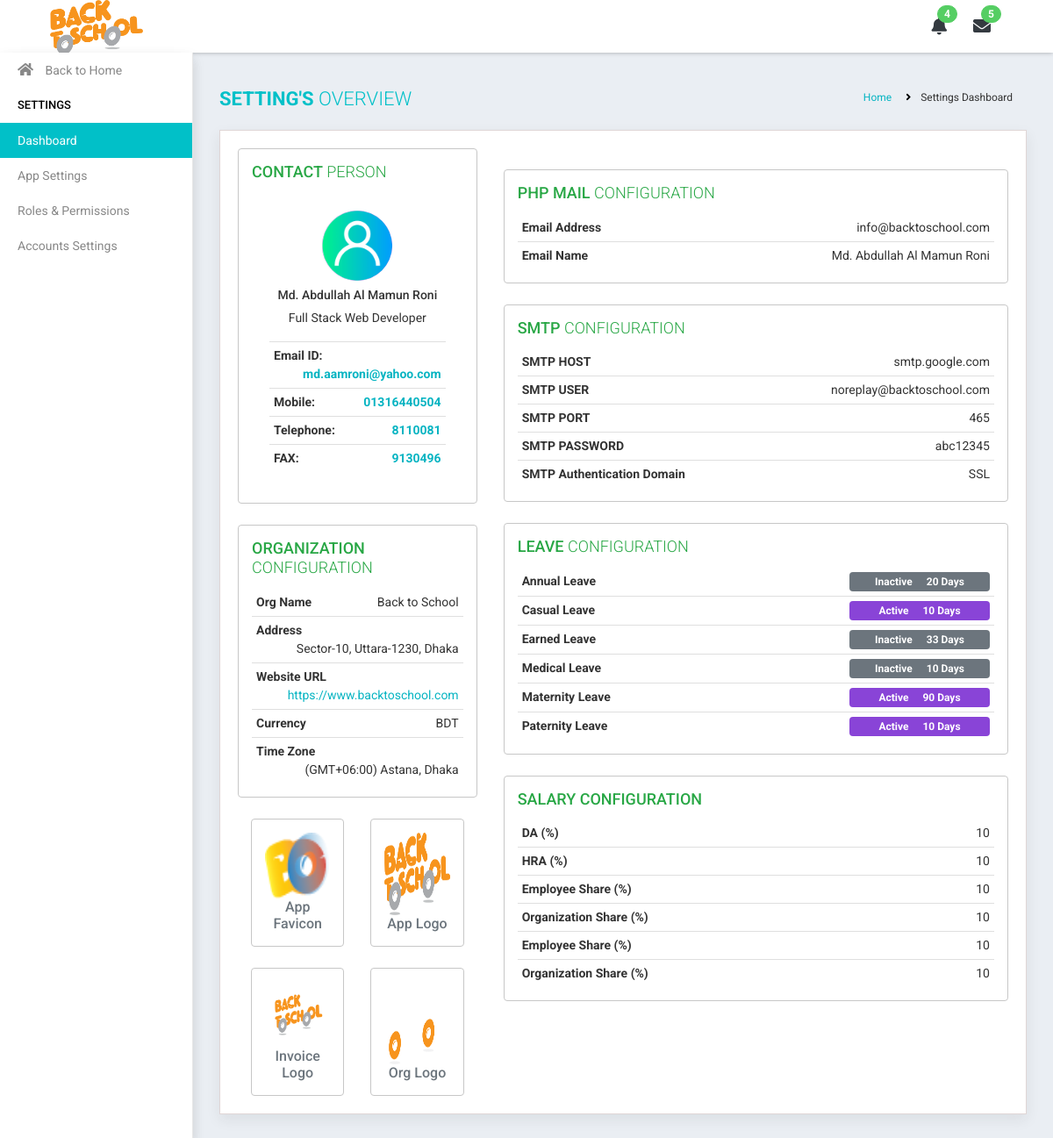
Before: /settings-dashboard.php with the older database file.
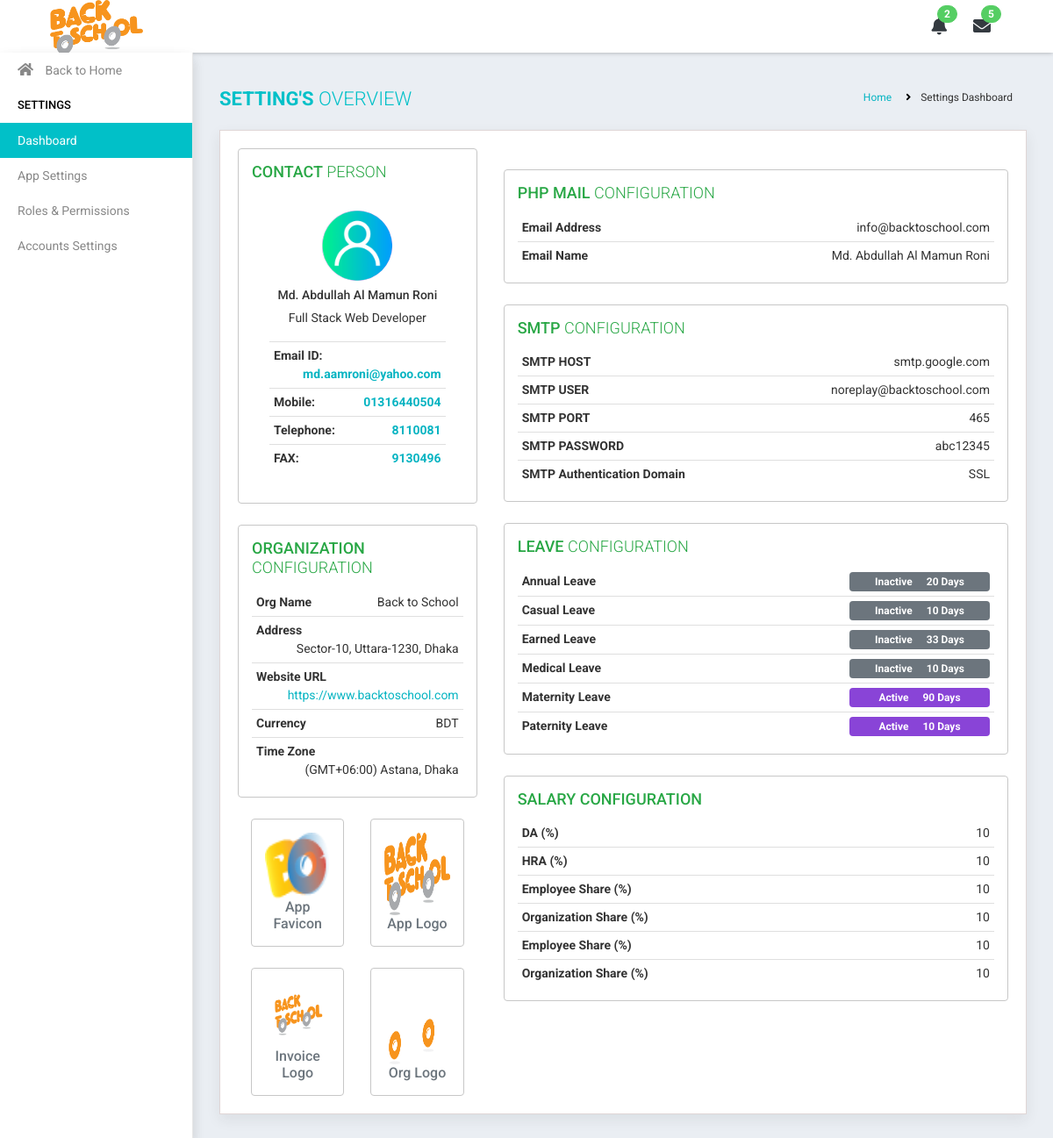
After: the same page with the newer database file.
### tables this page shows
CREATE TABLE `ems_icons` (
  `id` int(11) NOT NULL COMMENT 'ICONS ID',
  `app_favicon` text DEFAULT NULL,
  `app_logo` text DEFAULT NULL,
  `invoice_logo` text DEFAULT NULL,
  `org_logo` text DEFAULT NULL,
  `created_at` datetime DEFAULT NULL,
  `updated_at` datetime DEFAULT NULL
);

CREATE TABLE `ems_contact_config` (
  `id` int(11) NOT NULL COMMENT 'CONTACT CONFIG ID',
  `image` text NOT NULL,
  `full_name` varchar(128) NOT NULL,
  `designation` varchar(64) NOT NULL,
  `email` varchar(64) NOT NULL,
  `fax` varchar(32) DEFAULT NULL,
  `phone` varchar(32) NOT NULL,
  `telephone` varchar(32) DEFAULT NULL,
  `created_at` datetime DEFAULT NULL,
  `updated_at` datetime DEFAULT NULL
);

CREATE TABLE `ems_org_config` (
  `id` int(11) NOT NULL COMMENT 'ORG CONFIG ID',
  `organization_name` varchar(128) NOT NULL,
  `website_url` varchar(128) NOT NULL,
  `currency` enum('BDT','USD','EURO') NOT NULL,
  `timezone` int(11) NOT NULL,
  `org_address` varchar(256) NOT NULL,
  `created_at` datetime DEFAULT NULL,
  `updated_at` datetime DEFAULT NULL
);

CREATE TABLE `ems_timezone` (
  `id` int(11) NOT NULL,
  `name` varchar(128) NOT NULL,
  `details` varchar(256) NOT NULL,
  `created_at` datetime DEFAULT NULL,
  `updated_at` datetime DEFAULT NULL
);

CREATE TABLE `php_mail_setting` (
  `id` int(11) NOT NULL,
  `ems_php_mail_from` varchar(128) NOT NULL,
  `ems_php_mail_name` varchar(128) NOT NULL,
  `created_at` datetime DEFAULT NULL,
  `updated_at` datetime DEFAULT NULL
);

CREATE TABLE `smtp_setting` (
  `id` int(11) NOT NULL COMMENT 'SMTP ID',
  `ems_smtp_host` varchar(128) NOT NULL,
  `ems_smtp_user` varchar(128) NOT NULL,
  `ems_smtp_pass` varchar(128) NOT NULL,
  `ems_smtp_port` varchar(32) NOT NULL,
  `ems_smtp_auth_domain` varchar(256) NOT NULL,
  `created_at` datetime DEFAULT NULL,
  `updated_at` datetime DEFAULT NULL
);

CREATE TABLE `ems_leave_config` (
  `id` int(11) NOT NULL COMMENT 'LEAVE CONFIG ID',
  `type` enum('Annual Leave','Casual Leave','Earned Leave','Festival Holidays','Medical Leave','Maternity Leave','Paternity Leave','Study Leave') NOT NULL,
  `days` int(2) NOT NULL,
  `status` enum('Active','Inactive') NOT NULL,
  `created_at` datetime DEFAULT NULL,
  `updated_at` datetime DEFAULT NULL
);

CREATE TABLE `salary_setting` (
  `id` int(11) NOT NULL COMMENT 'SALARY ID',
  `ems_da` double DEFAULT NULL,
  `ems_hra` double DEFAULT NULL,
  `ems_pf_ees_share` double DEFAULT NULL,
  `ems_pf_org_share` double DEFAULT NULL,
  `ems_esi_ees_share` double DEFAULT NULL,
  `ems_esi_org_share` double DEFAULT NULL,
  `created_at` datetime DEFAULT NULL,
  `updated_at` datetime DEFAULT NULL
);

### resource/view/content/settings-dashboard.php (the view, shortened to what the rows shown need)
<?php
$eloquent = new Eloquent;
$columnName = "*";
$tableName = "ems_contact_config";
$fetchContactConfig = $eloquent->selectData($columnName, $tableName);
$columnName = "*";
$tableName = "ems_org_config";
$fetchOrgConfig = $eloquent->selectData($columnName, $tableName);
$columnName = $tableName = $whereValue = null;
$columnName = "*";
$tableName = "ems_timezone";
$whereValue["id"] = $fetchOrgConfig[0]['timezone'];
$fetchTimeZone = $eloquent->selectData($columnName, $tableName, @$whereValue);
$columnName = "*";
$tableName = "ems_icons";
$fetchLogoConfig = $eloquent->selectData($columnName, $tableName);
$columnName = "*";
$tableName = "php_mail_setting";
$fetchPHPMailsettings = $eloquent->selectData($columnName, $tableName);
$columnName = "*";
$tableName = "smtp_setting";
$fetchSMTPsettings = $eloquent->selectData($columnName, $tableName);
$columnName = "*";
$tableName = "ems_leave_config";
$fetchLeaveConfig = $eloquent->selectData($columnName, $tableName);
$columnName = "*";
$tableName = "salary_setting";
$salaryResult = $eloquent->selectData($columnName, $tableName);
?>
<div class="page-wrapper">
	<div class="content container-fluid">
		<div class="content-page">
			<div class="row">
				<div class="col-lg-12 col-md-12 col-sm-12 col-12">
					<div class="aboutprofile-sidebar">
						<div class="row">
							<div class="col-lg-4 col-md-12 col-sm-12 col-12">
								<div class="aboutprofile">
									<div class="card">
										<div class="card-body">
											<div class="row">
												<div class="col-lg-12 col-md-12 col-sm-12 col-12">
													<div class="profile-img">
														<img class="avatar" src="
														<?php echo $GLOBALS['ADMIN_IMAGE_DIRECTORY'].$fetchContactConfig[0]['image'] ?>
														" alt="">
													</div>
													<div class="aboutprofile-name">
														<h5 class="text-center mt-2">
															<?php echo $fetchContactConfig[0]['full_name'] ?>
														</h5>
														<p class="text-center">
															<?php echo $fetchContactConfig[0]['designation'] ?>
														</p>
													</div>
													<ul class="list-group list-group-flush font-weight-bold">
														<li class="list-group-item"> Email ID:
															<a href="mailto:" class="float-right">
																<?php echo $fetchContactConfig[0]['email'] ?>
															</a>
														</li>
														<li class="list-group-item"> Mobile:
															<a href="tel:" class="float-right">
																<?php echo $fetchContactConfig[0]['phone'] ?>
															</a>
														</li>
														<li class="list-group-item"> Telephone:
															<a href="tel:" class="float-right">
																<?php echo $fetchContactConfig[0]['telephone'] ?>
															</a>
														</li>
														<li class="list-group-item"> FAX:
															<a href="fax:" class="float-right">
																<?php echo $fetchContactConfig[0]['fax'] ?>
															</a>
														</li>
													</ul>
												</div>
											</div>
										</div>
									</div>
								</div>
								<div class="aboutme-profile mt-4">
									<div class="card">
										<div class="card-body">
											<ul class="list-group list-group-flush">
												<li class="list-group-item">
													<b> Org Name </b>
													<span class="float-right"> <?php echo $fetchOrgConfig[0]['organization_name'] ?> </span>
												</li>
												<li class="list-group-item">
													<b> Address </b>
													<span class="float-right"> <?php echo $fetchOrgConfig[0]['org_address'] ?> </span>
												</li>
												<li class="list-group-item">
													<span class="float-right">
														<a href="<?php echo $fetchOrgConfig[0]['website_url'] ?>" target="_blank">
															<?php echo $fetchOrgConfig[0]['website_url'] ?>
														</a>
													</span>
												</li>
												<li class="list-group-item">
													<b> Currency </b>
													<span class="float-right"> <?php echo $fetchOrgConfig[0]['currency'] ?> </span>
												</li>
												<li class="list-group-item">
													<b> Time Zone </b>
													<span class="float-right"> <?php echo $fetchTimeZone[0]['details'] ?> </span>
												</li>
											</ul>
										</div>
									</div>
								</div>
								<div class="aboutme-profile">
									<div class="container">
										<div class="row mt-4">
											<div class="col-md-6">
												<div class="card" style="height:146px;">
													<img src="<?php echo $GLOBALS['APP_LOGO_IMAGES_DIRECTORY'] . $fetchLogoConfig[0]['app_favicon'] ?>" class="card-img-top" alt="" style="height:96px;">
													<div class="card-body text-center">
														<h5 class="card-title text-secondary"> App Favicon </h5>
													</div>
												</div>
											</div>
											<div class="col-md-6">
												<div class="card" style="height:146px;">
													<img src="<?php echo $GLOBALS['APP_LOGO_IMAGES_DIRECTORY'] . $fetchLogoConfig[0]['app_logo'] ?>"" class="card-img-top" alt="" style="height:96px;">
													<div class="card-body text-center">
														<h5 class="card-title text-secondary"> App Logo </h5>
													</div>
												</div>
											</div>
										</div>
										<div class="row mt-4">
											<div class="col-md-6">
												<div class="card" style="height:146px;">
													<img src="<?php echo $GLOBALS['APP_LOGO_IMAGES_DIRECTORY'] . $fetchLogoConfig[0]['invoice_logo'] ?>"" class="card-img-top" alt="" style="height:96px;">
													<div class="card-body text-center">
														<h5 class="card-title text-secondary"> Invoice Logo </h5>
													</div>
												</div>
											</div>
											<div class="col-md-6">
												<div class="card" style="height:146px;">
													<img src="<?php echo $GLOBALS['APP_LOGO_IMAGES_DIRECTORY'] . $fetchLogoConfig[0]['org_logo'] ?>"" class="card-img-top" alt="" style="height:96px;">
													<div class="card-body text-center">
														<h5 class="card-title text-secondary"> Org Logo </h5>
													</div>
												</div>
											</div>
										</div>
									</div>
								</div>
							</div>
							<div class="col-lg-8 col-md-12 col-sm-12 col-12">
								<div class="aboutme-profile mt-4">
									<div class="card">
										<div class="card-body">
											<ul class="list-group list-group-flush">
												<li class="list-group-item">
													<b>Email Address</b> <span class="float-right"><?php echo $fetchPHPMailsettings[0]['ems_php_mail_from']; ?></span>
												</li>
												<li class="list-group-item">
													<b>Email Name</b> <span class="float-right"><?php echo $fetchPHPMailsettings[0]['ems_php_mail_name']; ?></span>
												</li>
											</ul>
										</div>
									</div>
								</div>
								<div class="aboutme-profile mt-4">
									<div class="card">
										<div class="card-body">
											<ul class="list-group list-group-flush">
												<li class="list-group-item"><b>SMTP HOST</b>
													<span class="float-right"> <?php echo $fetchSMTPsettings[0]['ems_smtp_host'] ;?> </span>
												</li>
												<li class="list-group-item"><b>SMTP USER</b>
													<span class="float-right"> <?php echo $fetchSMTPsettings[0]['ems_smtp_user'] ;?> </span>
												</li>
												<li class="list-group-item"><b>SMTP PORT</b>
													<span class="float-right"> <?php echo $fetchSMTPsettings[0]['ems_smtp_port'] ;?> </span>
												</li>
												<li class="list-group-item"><b>SMTP PASSWORD</b>
													<span class="float-right"> <?php echo $fetchSMTPsettings[0]['ems_smtp_pass'] ;?> </span>
												</li>
												<li class="list-group-item"><b>SMTP Authentication Domain</b>
													<span class="float-right"> <?php echo $fetchSMTPsettings[0]['ems_smtp_auth_domain'] ;?>  </span>
												</li>
											</ul>
										</div>
									</div>
								</div>
								<div class="aboutme-profile mt-4">
									<div class="card">
										<div class="card-body">
											<ul class="list-group list-group-flush">
											<?php
											if($fetchLeaveConfig > 0)
											{
												foreach($fetchLeaveConfig AS $eachRow)
												{
											?>
											<li class="list-group-item">
												<b> <?php echo $eachRow['type'] ?> </b>
												<?php
												if($eachRow['status'] == 'Active')
												{
													echo '
													<span class="float-right badge badge-success" style="width:160px; padding: 5px 0px; font-size: 12px;">
													'. $eachRow['status'] .'<span class="mr-3"></span>'. $eachRow['days'] .' Days
													</span>';
												}
												else if($eachRow['status'] == 'Inactive')
												{
													echo '
													<span class="float-right badge badge-secondary" style="width:160px; padding: 5px 0px; font-size: 12px;">
													'. $eachRow['status'] .'<span class="mr-3"></span>'. $eachRow['days'] .' Days
													<span>';
												}
												?>
											</li>
											<?php
												}
											}
											?>
											</ul>
										</div>
									</div>
								</div>
								<div class="aboutme-profile mt-4">
									<div class="card">
										<div class="card-body">
											<ul class="list-group list-group-flush">
												<li class="list-group-item">
													<b>DA (%)</b>
													<span class="float-right"> <?php echo $salaryResult[0]['ems_da'] ;?> </span>
												</li>
												<li class="list-group-item">
													<b>HRA (%)</b>
													<span class="float-right"> <?php echo $salaryResult[0]['ems_hra'] ;?> </span>
												</li>
												<li class="list-group-item">
													<b>Employee Share (%)</b>
													<span class="float-right"> <?php echo $salaryResult[0]['ems_pf_ees_share'] ;?> </span>
												</li>
												<li class="list-group-item">
													<b>Organization Share (%)</b>
													<span class="float-right"> <?php echo $salaryResult[0]['ems_pf_org_share'] ;?> </span>
												</li>
												<li class="list-group-item">
													<b>Employee Share (%)</b>
													<span class="float-right"> <?php echo $salaryResult[0]['ems_esi_ees_share'] ;?> </span>
												</li>
												<li class="list-group-item">
													<b>Organization Share (%)</b>
													<span class="float-right"> <?php echo $salaryResult[0]['ems_esi_org_share'] ;?> </span>
												</li>
											</ul>
										</div>
									</div>
								</div>
							</div>
						</div>
					</div>
				</div>
			</div>
		</div>
	</div>
</div>

### resource/view/include/top.php (shortened to what the rows shown need)
<?php
include("app/Models/Eloquent.php");
$eloquent = new Eloquent;
$columnName = "*";
$tableName = "ems_icons";
$fetchLogoData = $eloquent->selectData($columnName, $tableName);
$logo = $GLOBALS['APP_LOGO_IMAGES_DIRECTORY'] . $fetchLogoData[0]['app_logo'];
?>
<!DOCTYPE html>
<html lang="en">
<head>
	<link rel="stylesheet" type="text/css" href="public/assets/css/all.css">
	<link rel="stylesheet" type="text/css" href="public/assets/css/bootstrap.min.css">
	<link rel="stylesheet" type="text/css" href="public/assets/css/dataTables.bootstrap4.min.css">
	<link rel="stylesheet" type="text/css" href="public/assets/css/select2.min.css">
	<link rel="stylesheet" type="text/css" href="public/assets/css/tagsinput.css">
	<link rel="stylesheet" type="text/css" href="public/assets/css/datepicker.css">
	<link rel="stylesheet" type="text/css" href="public/assets/plugins/fullcalendar/fullcalendar.min.css">
	<link rel="stylesheet" type="text/css" href="public/assets/plugins/light-gallery/css/lightgallery.min.css">
	<link rel="stylesheet" type="text/css" href="public/assets/plugins/icheck/skins/all.css">
	<link rel="stylesheet" type="text/css" href="public/assets/plugins/summernote/dist/summernote-bs4.css">
	<link rel="stylesheet" type="text/css" href="public/assets/css/style.css">
	<link rel="stylesheet" type="text/css" href="public/assets/css/custom.css">
	</head>
	<body>
		<div class="main-wrapper">
			<div class="header">
				<div class="header-left">
					<a href="index.php" class="logo">
						<img src="<?php echo $logo ?>" alt="" style="width: auto; height: 66px;">
					</a>
				</div>
			</div>

Changed rows visible on the page:
changed ems_leave_config "Casual Leave": status "Active" → "Inactive"
Other visible differences:
$eventCount: "4" → "2"
